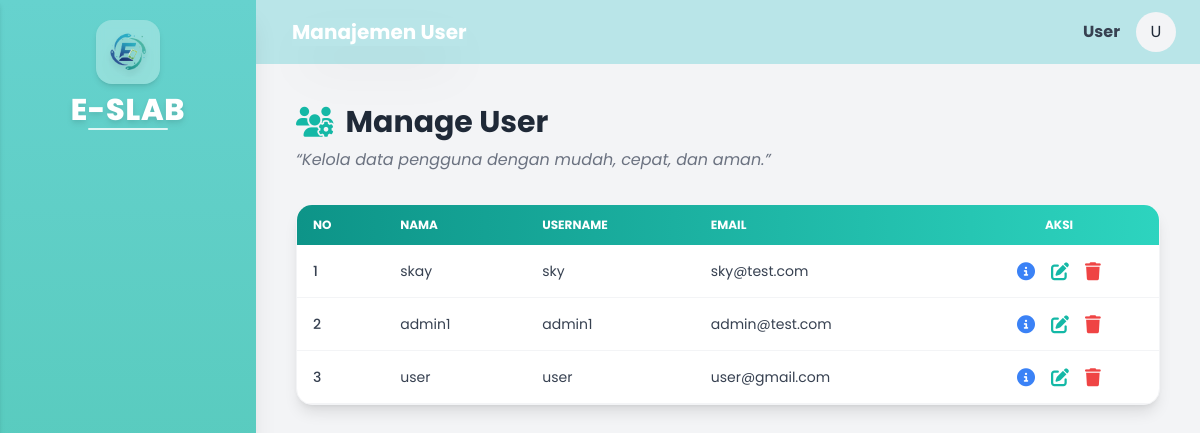
The app's page /index.php/admin/admin/user, older data.
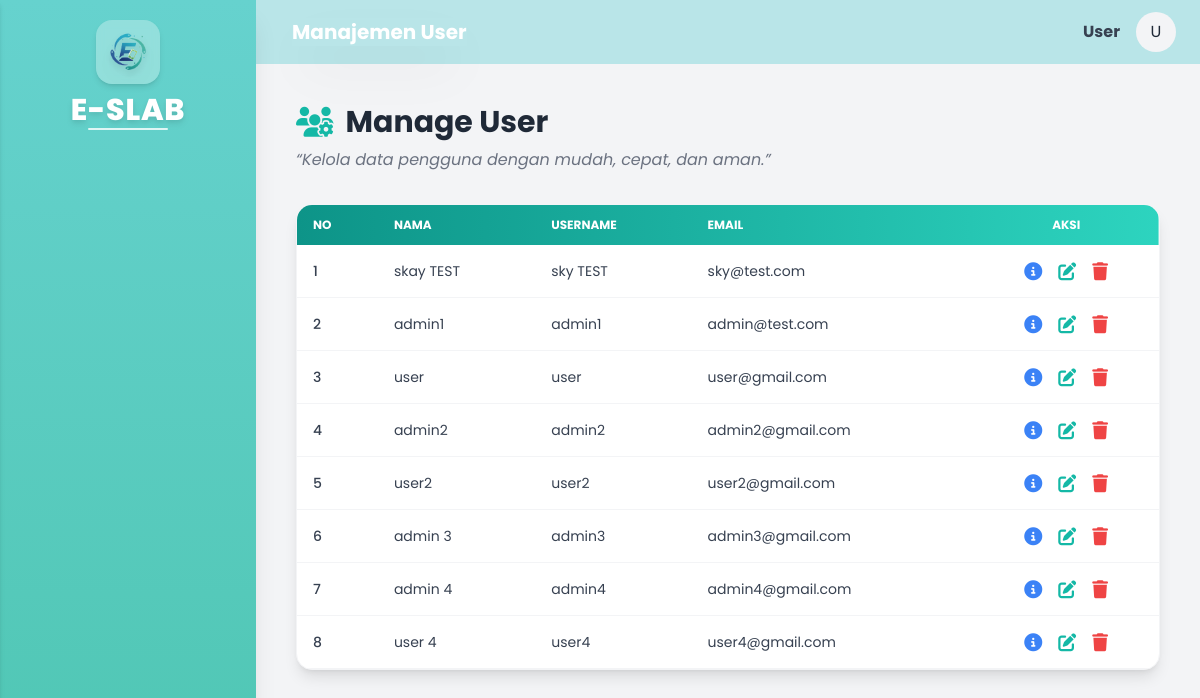
The same page, newer data.
### tables this page shows
CREATE TABLE `users` (
  `id_user` int(11) NOT NULL,
  `nama` varchar(100) NOT NULL,
  `username` varchar(50) NOT NULL,
  `email` varchar(100) DEFAULT NULL,
  `password` varchar(255) NOT NULL,
  `role` enum('user','admin','superadmin') NOT NULL DEFAULT 'user',
  `is_active` tinyint(1) NOT NULL DEFAULT 1,
  `created_at` timestamp NOT NULL DEFAULT current_timestamp(),
  `updated_at` timestamp NULL DEFAULT NULL ON UPDATE current_timestamp(),
  `status_approval` enum('pending','approved','rejected') DEFAULT 'approved',
  `requested_role` varchar(20) DEFAULT NULL
);

### application/controllers/admin/Admin.php (called while the page is built, shortened)
<?php
class Admin extends CI_Controller
{
    public function __construct()
    {
        $this->load->model('Peminjaman_model');
        $this->load->model('Notifikasi_model');
        $this->load->database();
        $this->load->helper('url');
    }
    public function user()
    {
        $this->load->model('User_model');
        $data['title'] = 'Manajemen User';
        $data['users'] = $this->User_model->get_all();
        $this->load->view('layouts/header', $data);
        $this->load->view('layouts/sidebar', $data);
        $this->load->view('admin/manage_user/index', $data);
        $this->load->view('layouts/footer');
    }
}

### index.php (called while the page is built, shortened)
<?php
require_once BASEPATH.'core/CodeIgniter.php';

### application/models/User_model.php (called while the page is built, shortened)
<?php
class User_model extends CI_Model
{
    protected $table = 'users';
        public function get_all()
    {
        return $this->db->get($this->table)->result();
    }
}

### application/views/admin/manage_user/index.php (the view, shortened to what this page needs)
<div class="container px-4">
  <div class="mb-8">
    <h1 class="text-3xl font-bold text-gray-800 flex items-center justify-start gap-3">
      <i class="fa-solid fa-users-gear text-teal-500"></i>
      Manage User
    </h1>
    <p class="text-gray-500 mt-2 text-md italic">
      “Kelola data pengguna dengan mudah, cepat, dan aman.”
    </p>
  </div>
  <div class="overflow-x-auto bg-white rounded-2xl shadow-lg border border-gray-100">
    <table class="min-w-full text-sm text-gray-700">
      <thead class="bg-gradient-to-r from-teal-600 to-teal-400 text-white uppercase text-xs">
        <tr>
          <th class="py-3 px-4 text-left">No</th>
          <th class="py-3 px-4 text-left">Nama</th>
          <th class="py-3 px-4 text-left">Username</th>
          <th class="py-3 px-4 text-left">Email</th>
          <th class="py-3 px-4 text-center">Aksi</th>
        </tr>
      </thead>
      <tbody>
        <?php $no = 1; foreach ($users as $user): ?>
          <tr class="border-b border-gray-100 hover:bg-blue-50 transition duration-300">
            <td class="py-3 px-4 font-medium"><?= $no++; ?></td>
            <td class="py-3 px-4"><?= htmlspecialchars($user->nama); ?></td>
            <td class="py-3 px-4"><?= htmlspecialchars($user->username); ?></td>
            <td class="py-3 px-4"><?= htmlspecialchars($user->email); ?></td>
            <td class="py-3 px-4 text-center">
              <div class="flex justify-center space-x-4">
                <a href="<?= site_url('admin/user_detail/' . $user->id_user); ?>"
                   class="text-blue-500 hover:text-blue-700 transition-transform transform hover:scale-110"
                   title="Detail">
                  <i class="fa-solid fa-circle-info text-lg"></i>
                </a>
                <a href="<?= site_url('admin/user_edit/' . $user->id_user); ?>"
                   class="text-teal-500 hover:text-teal-600 transition-transform transform hover:scale-110"
                   title="Edit">
                  <i class="fa-solid fa-pen-to-square text-lg"></i>
                </a>
                <button onclick="openDeleteModal('<?= $user->id_user ?>', '<?= htmlspecialchars($user->nama) ?>')"
                        class="text-red-500 hover:text-red-700 transition-transform transform hover:scale-110"
                        title="Hapus">
                  <i class="fa-solid fa-trash text-lg"></i>
                </button>
              </div>
            </td>
          </tr>
        <?php endforeach; ?>
      </tbody>
    </table>
  </div>
</div>

### application/views/layouts/header.php (shortened to what this page needs)
<!DOCTYPE html>
<html lang="id">
<head>
    <script src="https://cdn.tailwindcss.com"></script>
    <link rel="stylesheet" href="https://cdn.jsdelivr.net/npm/bootstrap-icons@1.11.1/font/bootstrap-icons.css">
    <link rel="stylesheet" href="https://cdnjs.cloudflare.com/ajax/libs/font-awesome/6.4.0/css/all.min.css">
    <link rel="stylesheet" href="<?= base_url('assets/css/style.css'); ?>">
</head>
<body class="bg-gray-100 dark:bg-dark-bg font-sans">
    <div class="flex h-screen">

### application/views/layouts/sidebar.php (shortened to what this page needs)
<aside id="sidebar" class="hidden md:block fixed top-0 left-0 w-64 h-full bg-gradient-to-b from-[#66D2CE] to-[#4FC6B3] text-white font-semibold p-5 z-40 shadow-xl transition-all">
  <div class="flex flex-col items-center mb-8 gap-3">
    <a href="<?= site_url('dashboard'); ?>" class="flex flex-col items-center group">
      <div class="w-16 h-16 bg-white/30 rounded-2xl flex items-center justify-center shadow-md backdrop-blur-sm mb-2
                transition-transform duration-300 transform group-hover:scale-110">
        <img src="<?= base_url('assets/img/logo-eslab.png'); ?>" alt="Logo E-SLAB" class="w-10 h-10 object-contain drop-shadow-lg" />
      </div>
      <div class="flex items-center space-x-2 transition-transform duration-300 transform group-hover:-translate-y-1 cursor-pointer">
        <span class="text-3xl font-extrabold drop-shadow-md tracking-wide">E-SLAB</span>
      </div>
      <div class="w-20 border-b-2 border-white/80 rounded transition-transform duration-300 transform group-hover:scale-x-110"></div>
    </a>
  </div>
</aside>
<header class="fixed top-0 left-0 w-full h-16 bg-[#B9E5E8] dark:bg-gray-600 dark:text-gray-300 flex justify-between items-center px-6 z-30">
  <div class="flex items-center space-x-3">
    <div class="flex items-center">
      <span class="text-xl font-bold md:ml-64 text-white shadow-2xl dark:text-gray-400"><?php echo isset($title) ? $title : 'Halaman'; ?></span>
    </div>
  </div>
  <div class="flex items-center space-x-4">
    <span class="text-gray-700 dark:text-gray-200 font-bold"><?= isset($user_name) ? $user_name : 'User'; ?></span>
    <div class="bg-gray-100 dark:bg-gray-700 rounded-full w-10 h-10 flex items-center justify-center text-gray-800 dark:text-gray-200">
      <?= isset($user_initial) ? $user_initial : 'U'; ?>
    </div>
  </div>
</header>
<main class="flex-1 p-6 overflow-auto md:ml-64 mt-20">

### application/views/layouts/footer.php (shortened to what this page needs)
</main>
</div>
<link rel="stylesheet" href="https://cdnjs.cloudflare.com/ajax/libs/animate.css/4.1.1/animate.min.css"/>
</body>
</html>

Row changes from the older to the newer data that the page shows:
changed users "sky@test.com": nama "skay" → "skay TEST"; username "sky" → "sky TEST"
added users: nama "admin2", username "admin2", email "admin2@gmail.com"
added users: nama "user2", username "user2", email "user2@gmail.com"
added users: nama "admin 3", username "admin3", email "admin3@gmail.com"
added users: nama "admin 4", username "admin4", email "admin4@gmail.com"
added users: nama "user 4", username "user4", email "user4@gmail.com"
